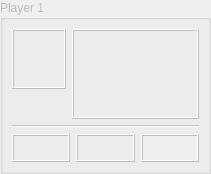
       <widget class="QGroupBox" name="groupBox1" >
        <property name="enabled" >
         <bool>false</bool>
        </property>
        <property name="minimumSize" >
         <size>
          <width>209</width>
          <height>0</height>
         </size>
        </property>
        <property name="autoFillBackground" >
         <bool>true</bool>
        </property>
        <property name="title" >
         <string>Player 1</string>
        </property>
        <layout class="QGridLayout" >
         <property name="margin" >
          <number>9</number>
         </property>
         <property name="spacing" >
          <number>6</number>
         </property>
         <item row="1" column="0" >
          <spacer>
           <property name="orientation" >
            <enum>Qt::Vertical</enum>
           </property>
           <property name="sizeType" >
            <enum>QSizePolicy::Expanding</enum>
           </property>
           <property name="sizeHint" >
            <size>
             <width>46</width>
             <height>28</height>
            </size>
           </property>
          </spacer>
         </item>
         <item row="2" column="0" colspan="2" >
          <widget class="Line" name="line2_2_5" >
           <property name="frameShape" >
            <enum>QFrame::HLine</enum>
           </property>
           <property name="frameShadow" >
            <enum>QFrame::Sunken</enum>
           </property>
           <property name="orientation" >
            <enum>Qt::Horizontal</enum>
           </property>
          </widget>
         </item>
         <item row="3" column="0" colspan="2" >
          <layout class="QHBoxLayout" >
           <property name="margin" >
            <number>0</number>
           </property>
           <property name="spacing" >
            <number>6</number>
           </property>
           <item>
            <widget class="QFrame" name="frame_7" >
             <property name="minimumSize" >
              <size>
               <width>16</width>
               <height>28</height>
              </size>
             </property>
             <property name="frameShape" >
              <enum>QFrame::Box</enum>
             </property>
             <property name="frameShadow" >
              <enum>QFrame::Raised</enum>
             </property>
             <layout class="QGridLayout" >
              <property name="margin" >
               <number>2</number>
              </property>
              <property name="spacing" >
               <number>0</number>
              </property>
              <item row="0" column="0" >
               <widget class="QLabel" name="textLabel_Button1" >
                <property name="minimumSize" >
                 <size>
                  <width>0</width>
                  <height>20</height>
                 </size>
                </property>
                <property name="text" >
                 <string/>
                </property>
               </widget>
              </item>
             </layout>
            </widget>
           </item>
           <item>
            <widget class="QFrame" name="frame_8" >
             <property name="minimumSize" >
              <size>
               <width>16</width>
               <height>28</height>
              </size>
             </property>
             <property name="frameShape" >
              <enum>QFrame::Box</enum>
             </property>
             <property name="frameShadow" >
              <enum>QFrame::Raised</enum>
             </property>
             <layout class="QGridLayout" >
              <property name="margin" >
               <number>2</number>
              </property>
              <property name="spacing" >
               <number>0</number>
              </property>
              <item row="0" column="0" >
               <widget class="QLabel" name="textLabel_Status1" >
                <property name="minimumSize" >
                 <size>
                  <width>0</width>
                  <height>20</height>
                 </size>
                </property>
                <property name="text" >
                 <string/>
                </property>
               </widget>
              </item>
             </layout>
            </widget>
           </item>
           <item>
            <widget class="QFrame" name="frame_Set1" >
             <property name="minimumSize" >
              <size>
               <width>16</width>
               <height>28</height>
              </size>
             </property>
             <property name="autoFillBackground" >
              <bool>true</bool>
             </property>
             <property name="frameShape" >
              <enum>QFrame::Box</enum>
             </property>
             <property name="frameShadow" >
              <enum>QFrame::Raised</enum>
             </property>
             <layout class="QGridLayout" >
              <property name="margin" >
               <number>2</number>
              </property>
              <property name="spacing" >
               <number>0</number>
              </property>
              <item row="0" column="0" >
               <widget class="QLabel" name="textLabel_Set1" >
                <property name="minimumSize" >
                 <size>
                  <width>0</width>
                  <height>20</height>
                 </size>
                </property>
                <property name="text" >
                 <string/>
                </property>
               </widget>
              </item>
             </layout>
            </widget>
           </item>
          </layout>
         </item>
         <item rowspan="2" row="0" column="1" >
          <widget class="Q3Frame" name="frame8_2_2_2_5" >
           <property name="frameShape" >
            <enum>QFrame::Box</enum>
           </property>
           <property name="frameShadow" >
            <enum>QFrame::Raised</enum>
           </property>
           <layout class="QGridLayout" >
            <property name="margin" >
             <number>3</number>
            </property>
            <property name="spacing" >
             <number>3</number>
            </property>
            <item row="0" column="0" >
             <widget class="QLabel" name="pixmapLabel_card1a" >
              <property name="sizePolicy" >
               <sizepolicy>
                <hsizetype>4</hsizetype>
                <vsizetype>4</vsizetype>
                <horstretch>0</horstretch>
                <verstretch>0</verstretch>
               </sizepolicy>
              </property>
              <property name="minimumSize" >
               <size>
                <width>57</width>
                <height>80</height>
               </size>
              </property>
              <property name="scaledContents" >
               <bool>true</bool>
              </property>
             </widget>
            </item>
            <item row="0" column="1" >
             <widget class="QLabel" name="pixmapLabel_card1b" >
              <property name="sizePolicy" >
               <sizepolicy>
                <hsizetype>4</hsizetype>
                <vsizetype>4</vsizetype>
                <horstretch>0</horstretch>
                <verstretch>0</verstretch>
               </sizepolicy>
              </property>
              <property name="minimumSize" >
               <size>
                <width>57</width>
                <height>80</height>
               </size>
              </property>
              <property name="scaledContents" >
               <bool>true</bool>
              </property>
             </widget>
            </item>
           </layout>
          </widget>
         </item>
         <item row="0" column="0" >
          <widget class="QFrame" name="frame_3" >
           <property name="minimumSize" >
            <size>
             <width>54</width>
             <height>60</height>
            </size>
           </property>
           <property name="maximumSize" >
            <size>
             <width>16777215</width>
             <height>60</height>
            </size>
           </property>
           <property name="frameShape" >
            <enum>QFrame::Box</enum>
           </property>
           <property name="frameShadow" >
            <enum>QFrame::Raised</enum>
           </property>
           <layout class="QGridLayout" >
            <property name="margin" >
             <number>3</number>
            </property>
            <property name="spacing" >
             <number>0</number>
            </property>
            <item row="1" column="0" >
             <widget class="QLabel" name="textLabel_Cash1" >
              <property name="minimumSize" >
               <size>
                <width>35</width>
                <height>0</height>
               </size>
              </property>
             </widget>
            </item>
            <item row="0" column="0" >
             <widget class="QLabel" name="textLabel_TopCash1" >
              <property name="minimumSize" >
               <size>
                <width>35</width>
                <height>0</height>
               </size>
              </property>
             </widget>
            </item>
           </layout>
          </widget>
         </item>
        </layout>
       </widget>
